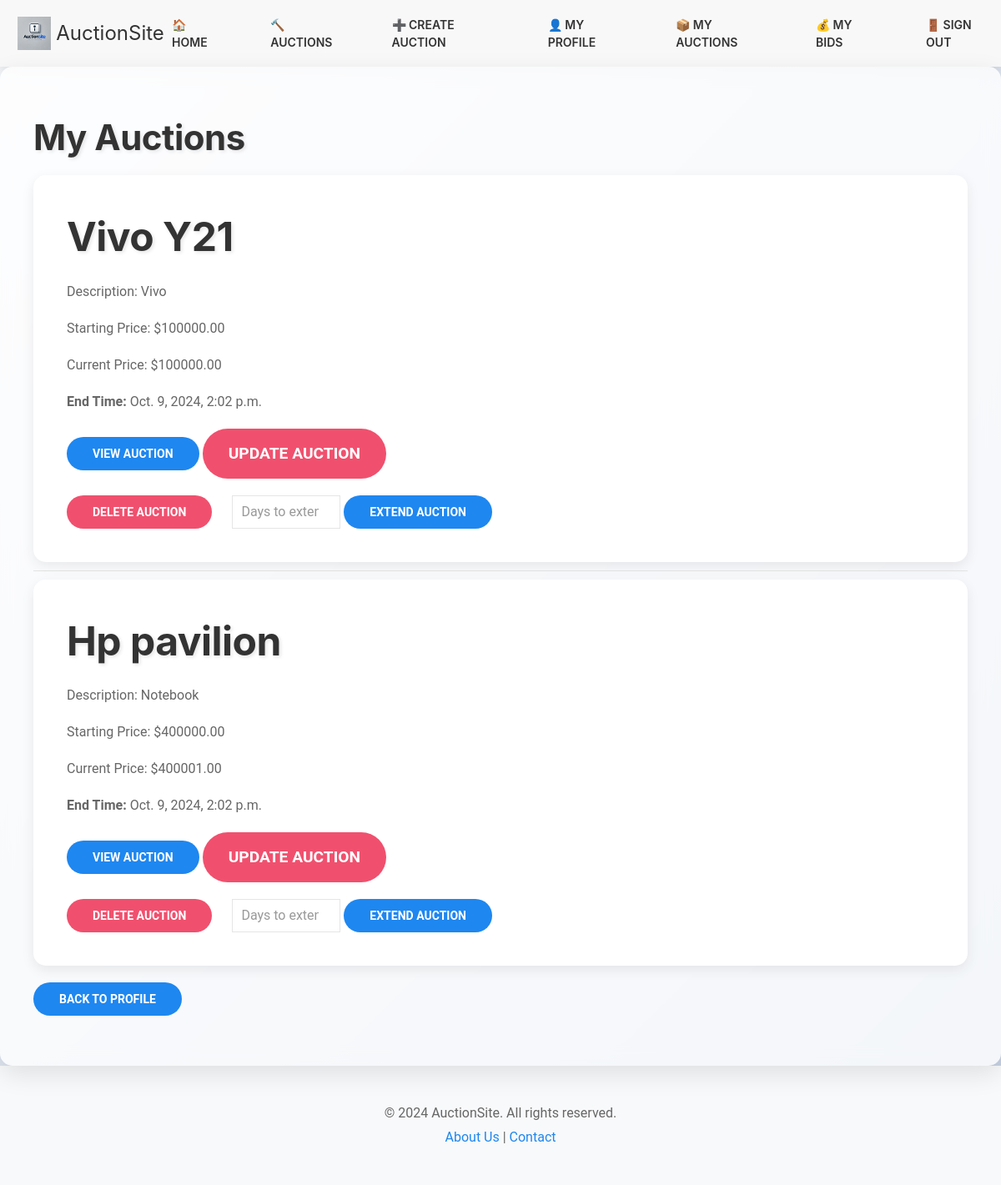
/profile/my-auctions/ (signed in), run on an earlier commit of the app's database.
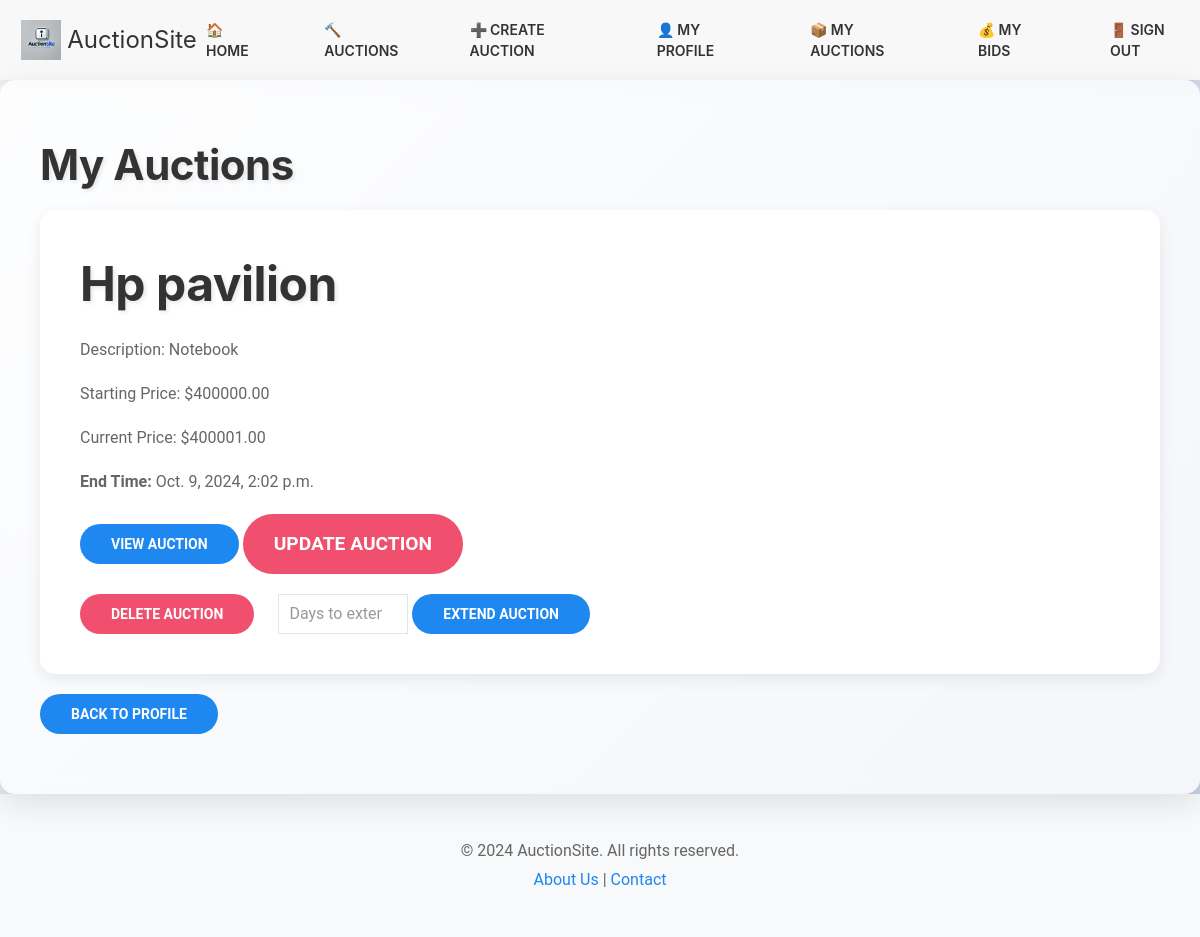
And on a later commit of the database.
### core/models.py (models this page shows, shortened)
class Product(models.Model):
    name = models.CharField(max_length=255)
    slug = models.SlugField(max_length=255, unique=True, blank=True)
    description = models.TextField()
    category = models.ForeignKey('Category', related_name='products', on_delete=models.CASCADE)
    created_at = models.DateTimeField(auto_now_add=True)
    image = models.ImageField(upload_to='products/', null=True, blank=True)
    starting_price = models.DecimalField(max_digits=10, decimal_places=2)
    current_price = models.DecimalField(max_digits=10, decimal_places=2, null=True, blank=True)
    author = models.ForeignKey(User, related_name='products', on_delete=models.CASCADE)
    end_time = models.DateTimeField(null=True, blank=True)

### profiles/views.py (the view)
# urls.py: path('my-auctions/', my_auctions, name='my_auctions'),
@login_required
def my_auctions(request):
    auctions = Product.objects.filter(author=request.user)
    return render(request, 'profiles/my_auctions.html', {'auctions': auctions})

### templates/profiles/my_auctions.html (shortened to what this page needs)
{% extends 'base.html' %}
{% load static %}
{% block navbar %}
    {{ block.super }}
{% endblock navbar %}
{% block extra_css %}
    {{ block.super }}
    <link rel="stylesheet" href="{% static 'css/home.css' %}">
{% endblock extra_css %}
{% block content %}
    <div class="uk-section uk-section-default">
        <div class="uk-container">
            <h1>My Auctions</h1>
            {% if auctions %}
                <ul class="uk-list uk-list-divider">
                    {% for auction in auctions %}
                        <li>
                            <div class="uk-card uk-card-default uk-card-body uk-margin">
                                <h3 class="uk-card-title">{{ auction.name }}</h3>
                                <p>Description: {{ auction.description }}</p>
                                <p>Starting Price: ${{ auction.starting_price }}</p>
                                <p>Current Price: ${{ auction.current_price }}</p>
                                <p><strong>End Time:</strong> {{ auction.end_time }}</p>
                                <div class="uk-margin">
                                    <a href="{% url 'auction_detail' auction.id %}" class="uk-button uk-button-primary">View Auction</a>
                                    <a href="{% url 'update_auction' auction.id %}" class="uk-button uk-button-secondary">Update Auction</a>
                                </div>
                                <form action="{% url 'delete_auction' auction.id %}" method="POST" class="uk-display-inline-block">
                                    <button type="submit" class="uk-button uk-button-danger">Delete Auction</button>
                                </form>
                                <form action="{% url 'extend_auction' auction.id %}" method="POST" class="uk-display-inline-block uk-margin-left">
                                    <input type="number" name="additional_days" placeholder="Days to extend" min="1" required class="uk-input uk-form-width-small">
                                    <button type="submit" class="uk-button uk-button-primary">Extend Auction</button>
                                </form>
                            </div>
                        </li>
                    {% endfor %}
                </ul>
            {% else %}
                <p class="uk-text-lead">You have not created any auctions yet.</p>
            {% endif %}
            <div class="uk-margin-top">
                <a href="{% url 'my_profile' %}" class="uk-button uk-button-primary">Back to Profile</a>
            </div>
        </div>
    </div>
{% endblock content %}
{% block footer %}
    {{ block.super }}
{% endblock footer %}

What changed in the data, as far as the page shows it:
removed Product: name "Vivo Y21", description "Vivo", starting_price "100000.00", current_price "100000.00", end_time "Oct. 9, 2024, 2:02 p.m."
